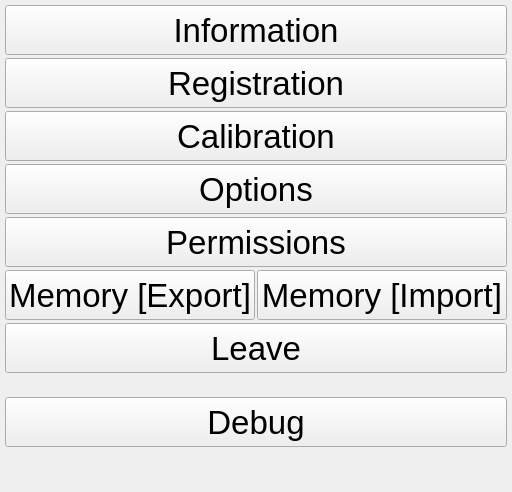
              <widget class="QWidget" name="mainMenuPage">
               <property name="sizePolicy">
                <sizepolicy hsizetype="Expanding" vsizetype="Expanding">
                 <horstretch>0</horstretch>
                 <verstretch>0</verstretch>
                </sizepolicy>
               </property>
               <property name="minimumSize">
                <size>
                 <width>0</width>
                 <height>0</height>
                </size>
               </property>
               <property name="palette">
                <palette>
                 <active>
                  <colorrole role="Base">
                   <brush brushstyle="SolidPattern">
                    <color alpha="255">
                     <red>255</red>
                     <green>255</green>
                     <blue>255</blue>
                    </color>
                   </brush>
                  </colorrole>
                 </active>
                 <inactive>
                  <colorrole role="Base">
                   <brush brushstyle="SolidPattern">
                    <color alpha="255">
                     <red>255</red>
                     <green>255</green>
                     <blue>255</blue>
                    </color>
                   </brush>
                  </colorrole>
                 </inactive>
                 <disabled>
                  <colorrole role="Base">
                   <brush brushstyle="SolidPattern">
                    <color alpha="255">
                     <red>255</red>
                     <green>255</green>
                     <blue>255</blue>
                    </color>
                   </brush>
                  </colorrole>
                 </disabled>
                </palette>
               </property>
               <layout class="QVBoxLayout" name="verticalLayout_7">
                <property name="spacing">
                 <number>3</number>
                </property>
                <property name="leftMargin">
                 <number>5</number>
                </property>
                <property name="topMargin">
                 <number>5</number>
                </property>
                <property name="rightMargin">
                 <number>5</number>
                </property>
                <property name="bottomMargin">
                 <number>5</number>
                </property>
                <item>
                 <widget class="QPushButton" name="InfoButton">
                  <property name="sizePolicy">
                   <sizepolicy hsizetype="Expanding" vsizetype="Fixed">
                    <horstretch>0</horstretch>
                    <verstretch>0</verstretch>
                   </sizepolicy>
                  </property>
                  <property name="minimumSize">
                   <size>
                    <width>250</width>
                    <height>50</height>
                   </size>
                  </property>
                  <property name="font">
                   <font>
                    <pointsize>25</pointsize>
                   </font>
                  </property>
                  <property name="focusPolicy">
                   <enum>Qt::NoFocus</enum>
                  </property>
                  <property name="text">
                   <string>Information</string>
                  </property>
                 </widget>
                </item>
                <item>
                 <widget class="QPushButton" name="registrationButton">
                  <property name="sizePolicy">
                   <sizepolicy hsizetype="Expanding" vsizetype="Fixed">
                    <horstretch>0</horstretch>
                    <verstretch>0</verstretch>
                   </sizepolicy>
                  </property>
                  <property name="minimumSize">
                   <size>
                    <width>250</width>
                    <height>50</height>
                   </size>
                  </property>
                  <property name="font">
                   <font>
                    <pointsize>25</pointsize>
                   </font>
                  </property>
                  <property name="focusPolicy">
                   <enum>Qt::NoFocus</enum>
                  </property>
                  <property name="text">
                   <string>Registration</string>
                  </property>
                 </widget>
                </item>
                <item>
                 <widget class="QPushButton" name="calibrationButton">
                  <property name="sizePolicy">
                   <sizepolicy hsizetype="Expanding" vsizetype="Fixed">
                    <horstretch>0</horstretch>
                    <verstretch>0</verstretch>
                   </sizepolicy>
                  </property>
                  <property name="minimumSize">
                   <size>
                    <width>250</width>
                    <height>50</height>
                   </size>
                  </property>
                  <property name="font">
                   <font>
                    <pointsize>25</pointsize>
                   </font>
                  </property>
                  <property name="focusPolicy">
                   <enum>Qt::NoFocus</enum>
                  </property>
                  <property name="text">
                   <string>Calibration</string>
                  </property>
                  <property name="flat">
                   <bool>false</bool>
                  </property>
                 </widget>
                </item>
                <item>
                 <widget class="QPushButton" name="optionsButton">
                  <property name="sizePolicy">
                   <sizepolicy hsizetype="Expanding" vsizetype="Fixed">
                    <horstretch>0</horstretch>
                    <verstretch>0</verstretch>
                   </sizepolicy>
                  </property>
                  <property name="minimumSize">
                   <size>
                    <width>250</width>
                    <height>50</height>
                   </size>
                  </property>
                  <property name="font">
                   <font>
                    <pointsize>25</pointsize>
                   </font>
                  </property>
                  <property name="focusPolicy">
                   <enum>Qt::NoFocus</enum>
                  </property>
                  <property name="text">
                   <string>Options</string>
                  </property>
                  <property name="flat">
                   <bool>false</bool>
                  </property>
                 </widget>
                </item>
                <item>
                 <widget class="QPushButton" name="permissionsPage">
                  <property name="minimumSize">
                   <size>
                    <width>250</width>
                    <height>50</height>
                   </size>
                  </property>
                  <property name="font">
                   <font>
                    <pointsize>25</pointsize>
                   </font>
                  </property>
                  <property name="focusPolicy">
                   <enum>Qt::NoFocus</enum>
                  </property>
                  <property name="text">
                   <string>Permissions</string>
                  </property>
                 </widget>
                </item>
                <item>
                 <layout class="QHBoxLayout" name="horizontalLayout_6">
                  <property name="spacing">
                   <number>2</number>
                  </property>
                  <property name="bottomMargin">
                   <number>0</number>
                  </property>
                  <item>
                   <widget class="QPushButton" name="memoryButton">
                    <property name="sizePolicy">
                     <sizepolicy hsizetype="Expanding" vsizetype="Fixed">
                      <horstretch>0</horstretch>
                      <verstretch>0</verstretch>
                     </sizepolicy>
                    </property>
                    <property name="minimumSize">
                     <size>
                      <width>250</width>
                      <height>50</height>
                     </size>
                    </property>
                    <property name="font">
                     <font>
                      <pointsize>25</pointsize>
                     </font>
                    </property>
                    <property name="focusPolicy">
                     <enum>Qt::NoFocus</enum>
                    </property>
                    <property name="text">
                     <string>Memory [Export]</string>
                    </property>
                    <property name="flat">
                     <bool>false</bool>
                    </property>
                   </widget>
                  </item>
                  <item>
                   <widget class="QPushButton" name="memoryButtonImport">
                    <property name="sizePolicy">
                     <sizepolicy hsizetype="Expanding" vsizetype="Fixed">
                      <horstretch>0</horstretch>
                      <verstretch>0</verstretch>
                     </sizepolicy>
                    </property>
                    <property name="minimumSize">
                     <size>
                      <width>250</width>
                      <height>50</height>
                     </size>
                    </property>
                    <property name="font">
                     <font>
                      <pointsize>25</pointsize>
                     </font>
                    </property>
                    <property name="focusPolicy">
                     <enum>Qt::NoFocus</enum>
                    </property>
                    <property name="text">
                     <string>Memory [Import]</string>
                    </property>
                    <property name="flat">
                     <bool>false</bool>
                    </property>
                   </widget>
                  </item>
                 </layout>
                </item>
                <item>
                 <widget class="QPushButton" name="leaveButton">
                  <property name="sizePolicy">
                   <sizepolicy hsizetype="Expanding" vsizetype="Fixed">
                    <horstretch>0</horstretch>
                    <verstretch>0</verstretch>
                   </sizepolicy>
                  </property>
                  <property name="minimumSize">
                   <size>
                    <width>250</width>
                    <height>50</height>
                   </size>
                  </property>
                  <property name="font">
                   <font>
                    <pointsize>25</pointsize>
                   </font>
                  </property>
                  <property name="focusPolicy">
                   <enum>Qt::NoFocus</enum>
                  </property>
                  <property name="text">
                   <string>Leave</string>
                  </property>
                  <property name="flat">
                   <bool>false</bool>
                  </property>
                 </widget>
                </item>
                <item>
                 <widget class="QLabel" name="powerOffLabel">
                  <property name="sizePolicy">
                   <sizepolicy hsizetype="Expanding" vsizetype="Expanding">
                    <horstretch>0</horstretch>
                    <verstretch>0</verstretch>
                   </sizepolicy>
                  </property>
                  <property name="font">
                   <font>
                    <pointsize>12</pointsize>
                   </font>
                  </property>
                  <property name="autoFillBackground">
                   <bool>false</bool>
                  </property>
                  <property name="frameShape">
                   <enum>QFrame::NoFrame</enum>
                  </property>
                  <property name="text">
                   <string/>
                  </property>
                  <property name="scaledContents">
                   <bool>true</bool>
                  </property>
                  <property name="alignment">
                   <set>Qt::AlignCenter</set>
                  </property>
                  <property name="wordWrap">
                   <bool>true</bool>
                  </property>
                  <property name="margin">
                   <number>20</number>
                  </property>
                 </widget>
                </item>
                <item>
                 <widget class="QPushButton" name="debugButton">
                  <property name="sizePolicy">
                   <sizepolicy hsizetype="Expanding" vsizetype="Fixed">
                    <horstretch>0</horstretch>
                    <verstretch>0</verstretch>
                   </sizepolicy>
                  </property>
                  <property name="minimumSize">
                   <size>
                    <width>250</width>
                    <height>50</height>
                   </size>
                  </property>
                  <property name="font">
                   <font>
                    <pointsize>25</pointsize>
                   </font>
                  </property>
                  <property name="focusPolicy">
                   <enum>Qt::NoFocus</enum>
                  </property>
                  <property name="text">
                   <string>Debug</string>
                  </property>
                  <property name="flat">
                   <bool>false</bool>
                  </property>
                 </widget>
                </item>
                <item>
                 <spacer name="verticalSpacer_3">
                  <property name="orientation">
                   <enum>Qt::Vertical</enum>
                  </property>
                  <property name="sizeHint" stdset="0">
                   <size>
                    <width>20</width>
                    <height>40</height>
                   </size>
                  </property>
                 </spacer>
                </item>
               </layout>
              </widget>
